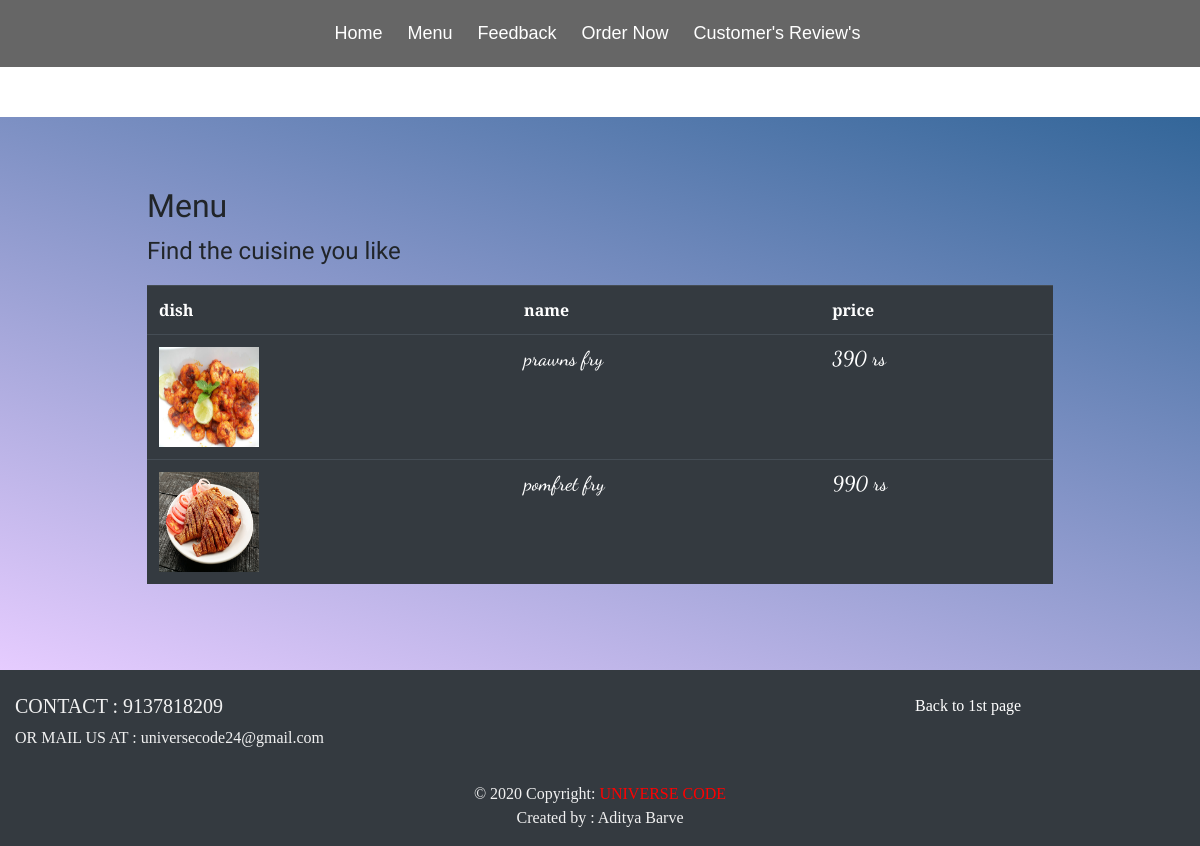
Page /starters.php on the committed database.
### tables this page shows
CREATE TABLE `menu` (
  `ID` int(11) NOT NULL,
  `IMAGENAME` mediumtext NOT NULL,
  `IMAGEPATH` mediumtext NOT NULL,
  `NAME` mediumtext NOT NULL,
  `COST` bigint(20) NOT NULL,
  `TYPE` mediumtext NOT NULL
);

### starters.php (the view, shortened to what this page needs)
<!DOCTYPE html>
<html lang="en">
<head>
  <link rel="stylesheet" href="https://maxcdn.bootstrapcdn.com/bootstrap/4.4.1/css/bootstrap.min.css">
    <link rel="stylesheet" type="text/css" href="bootstrap/css/style.css">
</head>
<body data-spy="scroll" data-target=".navbar" data-offset="50">
<nav class="nav">
	<a href="index.html#home" class="navtxt"><span class="icons fa fa-home"></span>Home</a>
	<a href="index.html#menu" class="navtxt"><span class="icons fa fa-cutlery"></span>Menu</a>
	<a href="index.html#feedback" class="navtxt"><span class="icons fa fa-star"></span>Feedback</a>
    <a class="navtxt " href="order.php"><i class="icons fa fa-shopping-cart" aria-hidden="true"></i>Order Now</a>
    <a class="navtxt " href="php/cfsub.php"><i class="icons fa fa-comments-o" aria-hidden="true"></i>Customer's Review's</a>
</nav>
<div class="menu container-fluid" id="menu" style="padding-top:70px;padding-bottom:70px">
   <div class='container'>
  <h2 style="font-family: 'Open Sans Condensed', sans-serif; overflow-y:hidden;">Menu</h2>
  <p style="font-family: 'Redressed', cursive; font-size:24px;"class="td">Find the cuisine you like</p>
     <table class='table table-dark table-hover'>
      <tr>
        <th style="font-family: 'Cormorant Unicase', serif;">dish</th>
        <th style="font-family: 'Cormorant Unicase', serif;">name</th>
        <th style="font-family: 'Cormorant Unicase', serif;">price</th>
      </tr><?php
    include 'config.php';
      $querry1 = "SELECT * FROM menu WHERE TYPE = 'STARTERS'";
        $querry2 = mysqli_query($link,$querry1);
        while($querry3 = mysqli_fetch_assoc($querry2)){
?>
      <?php
        echo "
            <tr>
            <td> <img src= '".$querry3['IMAGEPATH']."' height = '100px' width = '100px' /> </td>
            <td class='td'><h5>".$querry3['NAME']."</h5></td>
            <td class='td'><h5>".$querry3['COST']." rs</h5></td>
            </tr>
             ";
        ?>
          <?php
        }
    ?></table></div>
    </div>
    <footer class="page-footer font-small blue pt-4 bg-dark navbar-dark" style="font-family: 'Cormorant Garamond', serif;">
  <div class="container-fluid text-center text-md-left">
    <div class="row">
      <div class="col-md-6 mt-md-0 mt-3">
        <h5 class="text-uppercase" style="color:#f1f1f1">CONTACT : 9137818209</h5>
        <p  style="color:#f1f1f1">OR MAIL US AT : universecode24@gmail.com</p>
      </div>
      <div class="col-md-3 mb-md-0 mb-3">
      </div>
      <div class="col-md-3 mb-md-0 mb-3">
        <ul class="list-unstyled">
          <li>
            <a href="index.html" style="color:white">Back to 1st page</a>
          </li>
        </ul>
      </div>
    </div>
  </div>
  <div class="footer-copyright text-center py-3"  style="color:#f1f1f1">© 2020 Copyright:
    <a href="http://universecode.ml" style="color:red"> UNIVERSE CODE</a><br>Created by : Aditya Barve
  </div>
</footer>
</body>
</html>

### style.css (style rules this page uses)
* { margin: 0; padding: 0; flex-wrap: wrap; }
nav { display: flex; justify-content: center; align-items: center; width: 100%; height: 30%; background-color: #666666; padding: 10px 10px 10px 10px; }
.navtxt { text-decoration: none; color: white; padding: 10px 10px; font-family: 'Yusei Magic', sans-serif; font-size: 18px; }
.icons { padding-right: 5px; }
.menu { margin-top: 50px; position: relative; animation: mymove 10s; }
:root { --light: #ffffff; --sky: #7f9cf5; --purple: #97266d; --dark: #81899b; }
.container { max-width: 80%; margin: 0 auto; }

### starters.php (style rules this page uses)
.td { font-family: 'Dancing Script', cursive; }
.menu { background-image: linear-gradient(198deg, #336699, #e6ccff); }
nav { display: flex; justify-content: center; align-items: center; width: 100%; height: 30%; background-color: #666666; padding: 10px 10px 10px 10px; }
.navtxt { text-decoration: none; color: white; padding: 10px 10px; font-family: 'Yusei Magic', sans-serif; font-size: 18px; }
.icons { padding-right: 5px; }

### rows in the picture
menu: IMAGEPATH (picture), NAME "prawns fry", COST "390"
menu: IMAGEPATH (picture), NAME "pomfret fry", COST "990"
